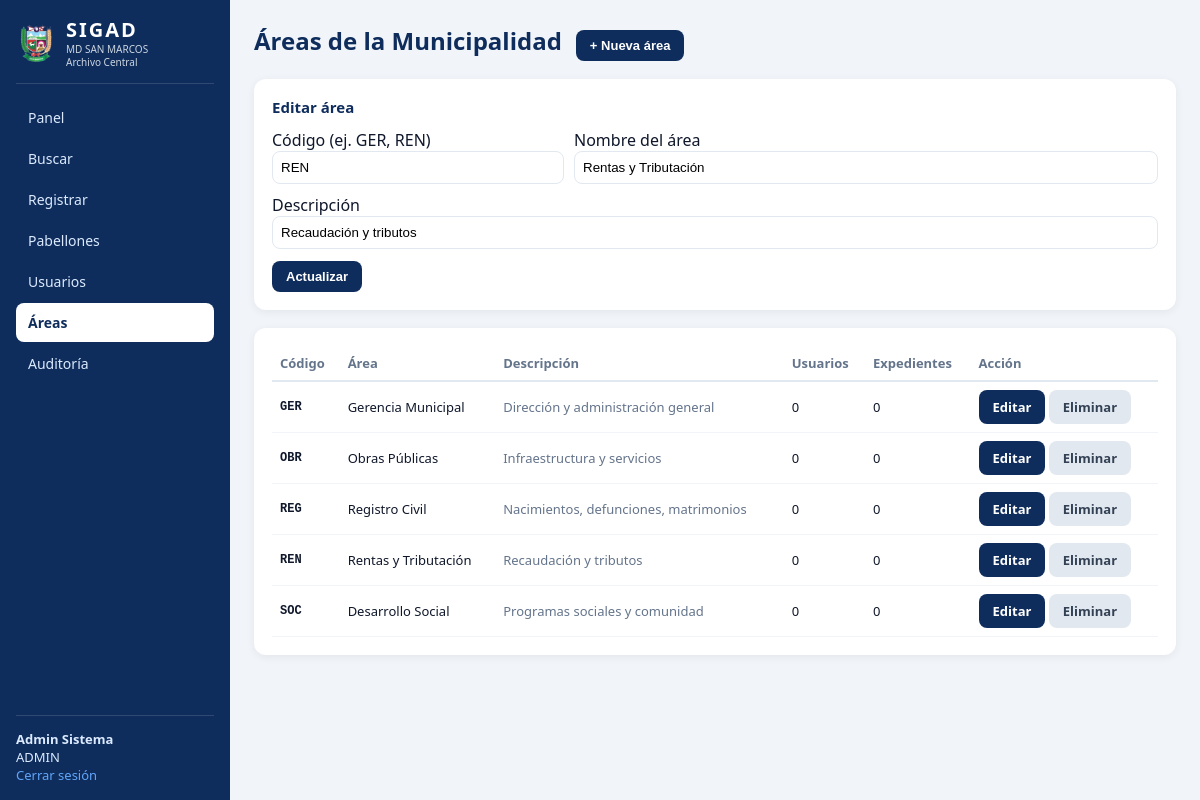
Page /areas.php?editar=2 (signed in) on the committed database.
### tables this page shows
CREATE TABLE areas (
    id          INT AUTO_INCREMENT PRIMARY KEY,
    codigo      VARCHAR(20)  NOT NULL UNIQUE,
    nombre      VARCHAR(150) NOT NULL,
    descripcion VARCHAR(255) NOT NULL DEFAULT ''
);

### areas.php (the view, shortened to what this page needs)
<?php
require_once 'config/config.php';
$db = db();
$edit = null;
if (isset($_GET['editar'])) {
    $eid = (int)$_GET['editar'];
    $edit = $db->prepare("SELECT * FROM areas WHERE id=?");
    $edit->execute([$eid]); $edit = $edit->fetch();
}
$areas = $db->query("SELECT a.*, (SELECT COUNT(*) FROM usuarios u WHERE u.cargo=a.nombre) us,
                            (SELECT COUNT(*) FROM expedientes x WHERE x.area_origen=a.nombre) exp
                     FROM areas a ORDER BY a.codigo")->fetchAll();
?>
<!DOCTYPE html><html lang="es"><head><meta charset="utf-8">
<link rel="icon" href="assets/logo-msm.png"><link rel="stylesheet" href="css/estilos.css">
<title>SIGAD · Áreas</title></head>
<body class="app"><aside class="side">
  <div class="marca"><img src="assets/logo-msm.png"><div><h2>SIGAD</h2>
    <div class="muni">MD SAN MARCOS<br>Archivo Central</div></div></div>
  <nav class="nav">
    <?= nav_html('Áreas') ?>
  </nav>
  <div class="me"><b><?= htmlspecialchars($_SESSION['nombre']) ?></b><br><?= $_SESSION['rol'] ?>
    <br><a href="logout.php" style="color:#60a5fa">Cerrar sesión</a></div>
</aside>
<main class="main">
  <div class="top"><h1>Áreas de la Municipalidad</h1>
    <button class="btn-sm" onclick="document.getElementById('frm').style.display='block'">+ Nueva área</button>
  </div>
  <div class="card" id="frm" style="display:<?= $edit ? 'block':'none' ?>;margin-bottom:18px">
    <h3><?= $edit ? 'Editar área' : 'Registrar nueva área' ?></h3>
    <form method="post">
      <div style="display:grid;grid-template-columns:1fr 2fr;gap:10px">
        <label>Código (ej. GER, REN)<input name="codigo" required value="<?= htmlspecialchars($edit['codigo'] ?? '') ?>"
            style="width:100%;padding:8px;border:1px solid #e2e8f0;border-radius:8px;text-transform:uppercase"></label>
        <label>Nombre del área<input name="nombre" required value="<?= htmlspecialchars($edit['nombre'] ?? '') ?>"
            style="width:100%;padding:8px;border:1px solid #e2e8f0;border-radius:8px"></label>
        <label style="grid-column:1/3">Descripción<input name="descripcion" value="<?= htmlspecialchars($edit['descripcion'] ?? '') ?>"
            style="width:100%;padding:8px;border:1px solid #e2e8f0;border-radius:8px"></label>
      </div>
      <button class="btn-sm" type="submit" style="margin-top:12px;background:#0f2d5c;color:#fff"><?= $edit ? 'Actualizar' : 'Guardar área' ?></button>
    </form>
  </div>
  <div class="card"><table>
    <tr><th>Código</th><th>Área</th><th>Descripción</th><th>Usuarios</th><th>Expedientes</th><th>Acción</th></tr>
    <?php foreach ($areas as $a): ?>
    <tr><td class="mono"><b><?= htmlspecialchars($a['codigo']) ?></b></td>
        <td><?= htmlspecialchars($a['nombre']) ?></td>
        <td class="muted"><?= htmlspecialchars($a['descripcion']) ?></td>
        <td><?= $a['us'] ?></td><td><?= number_format($a['exp']) ?></td>
        <td>
          <a class="btn-sm" href="areas.php?editar=<?= $a['id'] ?>">Editar</a>
          <a class="btn-sm btn-gray" href="areas.php?eliminar=<?= $a['id'] ?>" onclick="return confirm('¿Eliminar esta área?')">Eliminar</a>
        </td></tr>
    <?php endforeach; ?>
  </table></div>
</main></body></html>

### css/estilos.css (style rules this page uses)
:root { --azul:#0f2d5c;--azul2:#1e40af;--gris:#e2e8f0;--ok:#15803d;--warn:#b45309;--bad:#b91c1c }
* { box-sizing:border-box }
body { margin:0;font-family:Segoe UI,system-ui,Arial,sans-serif;background:#f1f5f9;color:#0f172a }
a { text-decoration:none;color:inherit }
.app { display:flex;min-height:100vh }
.side { position:fixed;top:0;left:0;bottom:0;width:230px;flex-shrink:0; background:var(--azul);color:#fff;display:flex;flex-direction:column;padding:16px; overflow-y:auto;z-index:10 }
.marca { display:flex;gap:10px;align-items:center;padding-bottom:14px;border-bottom:1px solid #ffffff22 }
.marca img { width:40px;height:40px }
.marca h2 { margin:0;font-size:20px;letter-spacing:2px }
.muni { font-size:10px;color:#cbd5e1;line-height:1.3 }
.nav { display:flex;flex-direction:column;margin-top:14px;gap:2px }
.me { margin-top:auto;font-size:13px;color:#dbeafe;padding-top:14px;border-top:1px solid #ffffff22 }
.main { margin-left:230px;flex:1;padding:24px;overflow:auto;min-height:100vh }
.top { display:flex;align-items:baseline;gap:14px;margin-bottom:18px }
.top h1 { margin:0;font-size:24px;color:var(--azul) }
.muted { color:#64748b;font-size:13px }
.card { background:#fff;border-radius:12px;padding:18px;box-shadow:0 2px 8px #0f172a10;margin-top:8px }
.card h3 { margin:0 0 12px;font-size:15px;color:var(--azul) }
table { width:100%;border-collapse:collapse;font-size:13px }
th { text-align:left;color:#64748b;font-weight:600;border-bottom:2px solid var(--gris);padding:8px }
td { padding:8px;border-bottom:1px solid #f1f5f9 }
.mono { font-family:ui-monospace,Menlo,monospace;font-size:12px }
.btn-sm { display:inline-block;padding:8px 14px;border:0;border-radius:8px;background:var(--azul); color:#fff;font-weight:600;cursor:pointer;font-size:13px }
.btn-gray { background:#e2e8f0;color:#334155 }

### rows in the picture
areas: codigo "REN", nombre "Rentas y Tributación", descripcion "Recaudación y tributos", us "0", exp "0"
areas: codigo "GER", nombre "Gerencia Municipal", descripcion "Dirección y administración general", us "0", exp "0"
areas: codigo "OBR", nombre "Obras Públicas", descripcion "Infraestructura y servicios", us "0", exp "0"
areas: codigo "REG", nombre "Registro Civil", descripcion "Nacimientos, defunciones, matrimonios", us "0", exp "0"
areas: codigo "SOC", nombre "Desarrollo Social", descripcion "Programas sociales y comunidad", us "0", exp "0"

### other values in the picture
$nombre "Panel"
$nombre "Buscar"
$nombre "Registrar"
$nombre "Pabellones"
$nombre "Usuarios"
$nombre "Áreas"
$nombre "Auditoría"
$_SESSION['nombre'] "Admin Sistema"
$_SESSION['rol'] "ADMIN"
